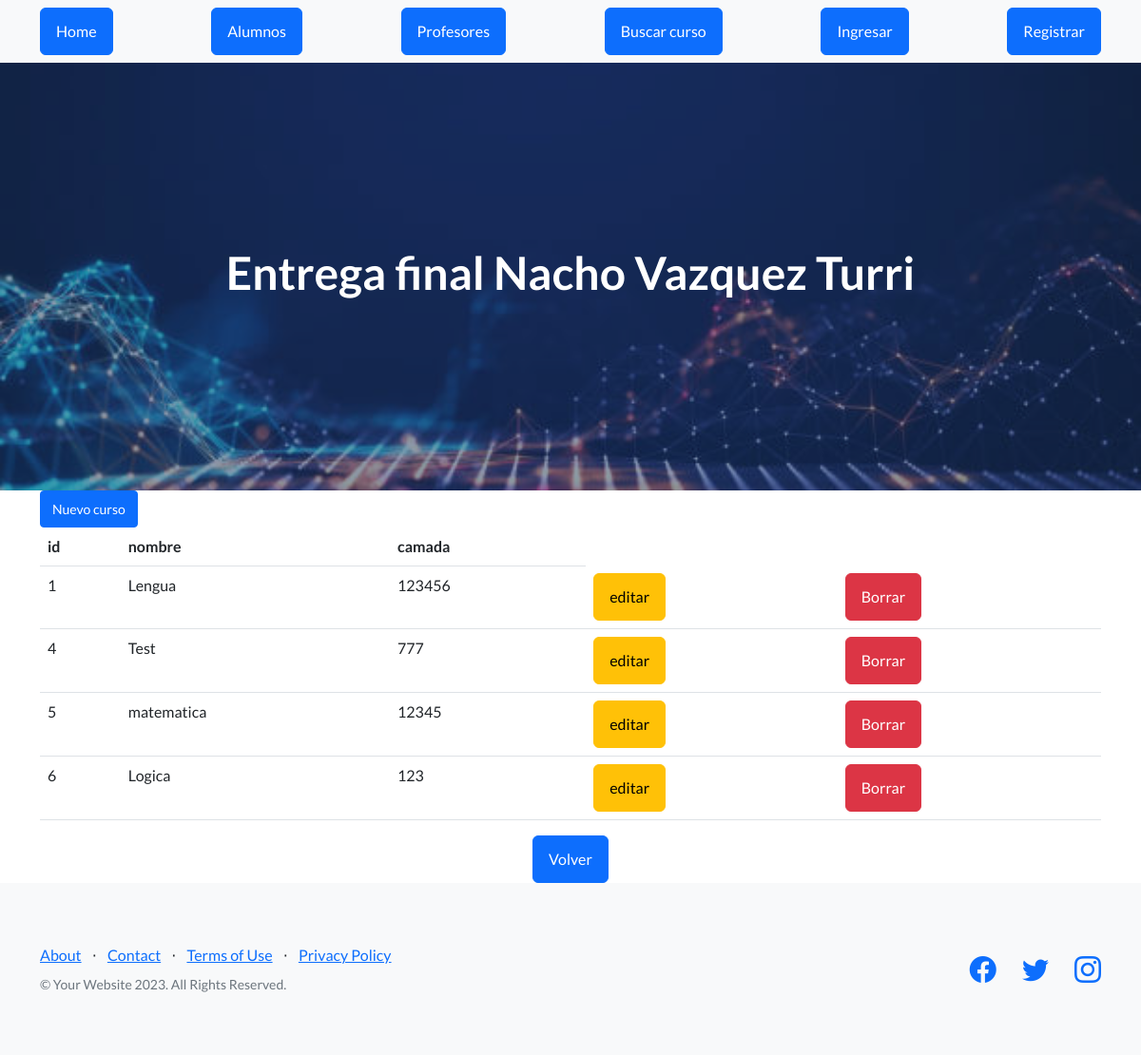
The page /AppCoder/ver_cursos (signed in) on the database as committed earlier.
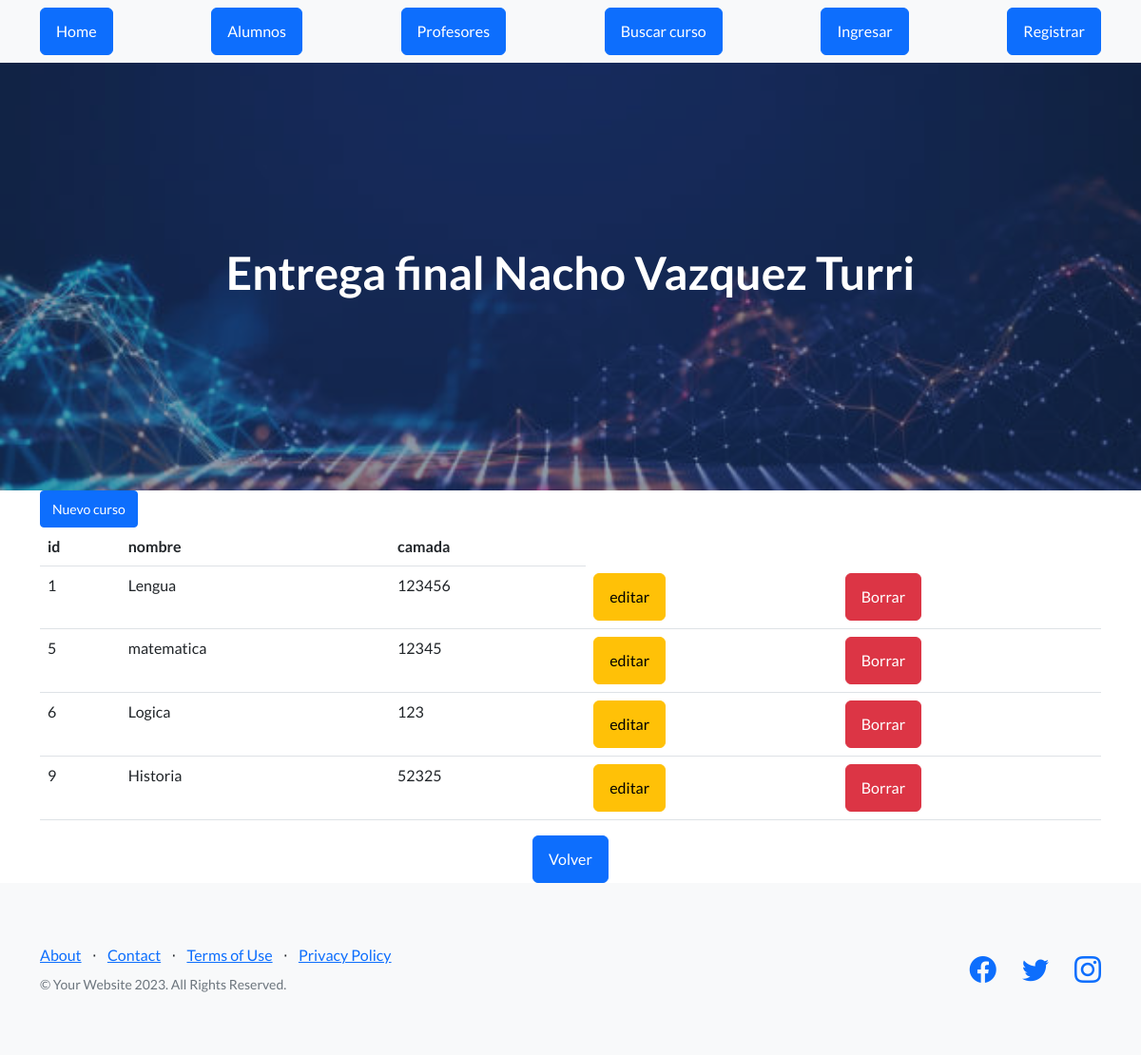
The same page on the database as committed later.
### AppCoder/models.py (models this page shows, shortened)
class Curso(models.Model):
    nombre = models.CharField(max_length=40)
    camada = models.IntegerField()

### AppCoder/views.py (the view)
# urls.py: path("ver_cursos" , views.ver_cursos , name= "cursos"),
@login_required
def ver_cursos(request):
    cursos = Curso.objects.all()
    dicc = {"cursos" : cursos }
    plantilla = loader.get_template("cursos.html")
    documento = plantilla.render(dicc)
    return HttpResponse(documento)

### AppCoder/template/cursos.html
{%  extends 'padre.html'   %}
{% load static %}
{% block contenido %}
    <main class = container>
        <a href="alta_curso" class = "btn btn-primary btn-sm"  >Nuevo curso    </a>
        <table class="table">
            <thead>
                <tr>
                    <th>id</th>
                    <th>nombre</th>
                    <th>camada</th>
                </tr>
            </thead>
            <tbody>
                {% for n in cursos %}
                <tr>
                    <td>{{n.id}}</td>
                    <td>{{n.nombre}}</td>
                    <td>{{n.camada}}</td>
                    <td><a href = "{% url 'editar_curso' n.id %}" class = "btn btn-warning btn-small" >editar</a></td>
                    <td><a href = "{% url 'elimina_curso' n.id %}" class = "btn btn-danger" >Borrar</a></td>
                </tr>
                {% endfor %}
            </tbody>
        </table>
        <div class="text-center">
            <a href="{% url 'home' %}" class="btn btn-primary">Volver</a>
        </div>
    </main>
{% endblock %}

### AppCoder/template/padre.html (shortened to what this page needs)
<!DOCTYPE html>
<html lang="en">
    <head>
        {% load static %}
        <link href="https://cdn.jsdelivr.net/npm/bootstrap-icons@1.5.0/font/bootstrap-icons.css" rel="stylesheet" type="text/css" />
        <link href="{% static 'AppCoder/css/Styles.css' %}" rel="stylesheet" />
    </head>
    <body>
        <nav class="navbar navbar-light bg-light static-top">
            <div class="container">
                <a class="btn btn-primary" href="{% url 'home' %}">Home</a>
                <a class="btn btn-primary" href="{% url 'alumnos' %}">Alumnos</a>
                <a class="btn btn-primary" href="{% url 'profesores' %}">Profesores</a>
                <a class="btn btn-primary" href="{% url 'buscar_curso' %}">Buscar curso</a>
                {% if not request.user.is_authenticated %}
                <a class="btn btn-primary" href="{% url 'Login' %}">Ingresar</a>
                {% endif %}
                <a class="btn btn-primary" href="{% url 'Register' %}">Registrar</a>
            </div>
        </nav>
        <header class="masthead" style="background-image: url('{% static "AppCoder/assets/img/istockphoto-1460853312-612x612.jpg" %}');">
            <div class="container position-relative">
                <h1 class="text-center" style="color:white">Entrega final Nacho Vazquez Turri</h1>
            </div>
        </header>
        {% block contenido %}
        {% endblock %}
        <footer class="footer bg-light">
            <div class="container">
                <div class="row">
                    <div class="col-lg-6 h-100 text-center text-lg-start my-auto">
                        <ul class="list-inline mb-2">
                            <li class="list-inline-item"><a href="#!">About</a></li>
                            <li class="list-inline-item">⋅</li>
                            <li class="list-inline-item"><a href="#!">Contact</a></li>
                            <li class="list-inline-item">⋅</li>
                            <li class="list-inline-item"><a href="#!">Terms of Use</a></li>
                            <li class="list-inline-item">⋅</li>
                            <li class="list-inline-item"><a href="#!">Privacy Policy</a></li>
                        </ul>
                        <p class="text-muted small mb-4 mb-lg-0">&copy; Your Website 2023. All Rights Reserved.</p>
                    </div>
                    <div class="col-lg-6 h-100 text-center text-lg-end my-auto">
                        <ul class="list-inline mb-0">
                            <li class="list-inline-item me-4">
                                <a href="#!"><i class="bi-facebook fs-3"></i></a>
                            </li>
                            <li class="list-inline-item me-4">
                                <a href="#!"><i class="bi-twitter fs-3"></i></a>
                            </li>
                            <li class="list-inline-item">
                                <a href="#!"><i class="bi-instagram fs-3"></i></a>
                            </li>
                        </ul>
                    </div>
                </div>
            </div>
        </footer>
    </body>
</html>

Rows that differ between the two databases and show on the page:
removed Curso: id "4", nombre "Test", camada "777"
added Curso: id "9", nombre "Historia", camada "52325"
